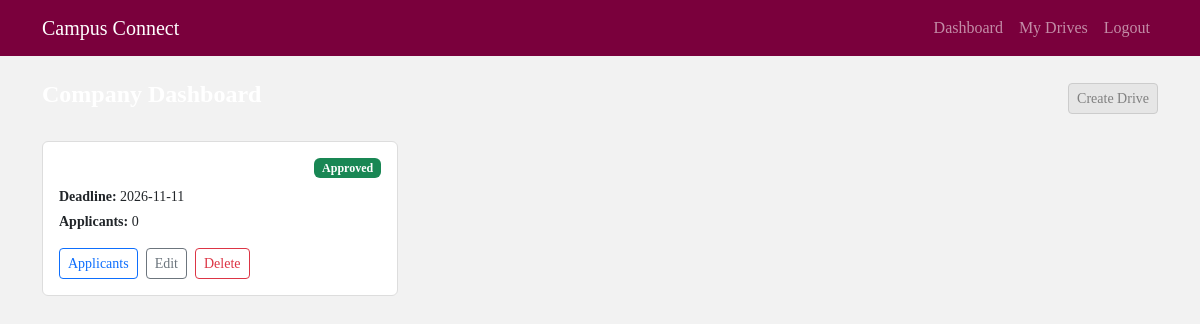
The app's page /company/dashboard (signed in), older data.
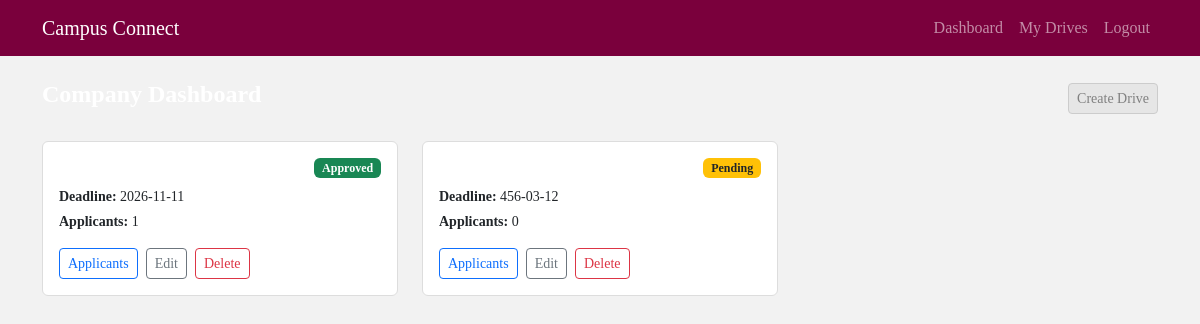
The same page, newer data.
### models.py (models this page shows)
class PlacementDrive(db.Model):
    __tablename__ = 'placement_drives'
    id = db.Column(db.Integer, primary_key=True)
    company_id = db.Column(db.Integer, db.ForeignKey('company_profiles.id'), nullable=False)
    position_title = db.Column(db.String(150), nullable=False)
    jd = db.Column(db.Text, nullable=False)
    eligibility_criteria = db.Column(db.Text, nullable=False)
    deadline = db.Column(db.Date, nullable=False)
    status = db.Column(db.String(20), default='pending') # pending, approved, rejected, closed
    applications = db.relationship('Application', backref='drive', cascade='all, delete-orphan')

### views/company.py (the view)
@company_bp.route('/dashboard')
@login_required
@role_required('company')
def dashboard():
    drives = PlacementDrive.query.filter_by(company_id=current_user.company_profile.id).all()
    return render_template('company/dashboard.html', drives=drives)

### views/utils.py (called while the page is built)
def role_required(role):
    def wrapper(f):
        @wraps(f)
        def check_role_and_execute(*args, **kwargs):
            if not current_user.is_authenticated or current_user.role != role:
                abort(403)
            if not current_user.is_active:
                abort(403, description="Your account is deactivated.")
            return f(*args, **kwargs)
        return check_role_and_execute
    return wrapper

### templates/company/dashboard.html (shortened to what this page needs)
{% extends "layout.html" %}
{% block content %}
<div class="d-flex justify-content-between align-items-center mb-4">
    <h4 class="fw-semibold">Company Dashboard</h4>
    <a href="{{ url_for('company.create_drive') }}" class="btn btn-primary btn-sm">
        Create Drive
    </a>
</div>
<div class="row">
{% for drive in drives %}
<div class="col-md-6 col-lg-4 mb-3">
<div class="card h-100">
    <div class="card-body">
        <div class="d-flex justify-content-between mb-2">
            {% if drive.status == 'approved' %}
            <span class="badge bg-success">Approved</span>
            {% elif drive.status == 'pending' %}
            <span class="badge bg-warning text-dark">Pending</span>
            {% elif drive.status == 'rejected' %}
            <span class="badge bg-danger">Rejected</span>
            {% else %}
            <span class="badge bg-secondary">Closed</span>
            {% endif %}
        </div>
        <p class="small mb-1">
            <strong>Deadline:</strong> {{ drive.deadline.strftime('%Y-%m-%d') }}
        </p>
        <p class="small mb-3">
            <strong>Applicants:</strong> {{ drive.applications|length }}
        </p>
        <div class="d-flex gap-2">
            <a href="{{ url_for('company.view_applicants', drive_id=drive.id) }}"
               class="btn btn-outline-primary btn-sm">
               Applicants
            </a>
            <a href="{{ url_for('company.edit_drive', drive_id=drive.id) }}"
               class="btn btn-outline-secondary btn-sm">
               Edit
            </a>
            <form method="POST"
                  action="{{ url_for('company.delete_drive', drive_id=drive.id) }}"
                  onsubmit="return confirm('Delete this drive?');">
                <button type="submit" class="btn btn-outline-danger btn-sm">
                    Delete
                </button>
            </form>
        </div>
    </div>
</div>
</div>
{% endfor %}
</div>
{% endblock %}

Row changes from the older to the newer data that the page shows:
computed for PlacementDrive (number 1 of 2 on the later page): applications|length "0" → "1"
added PlacementDrive: status "Pending", deadline "456-03-12", applications|length "0"
